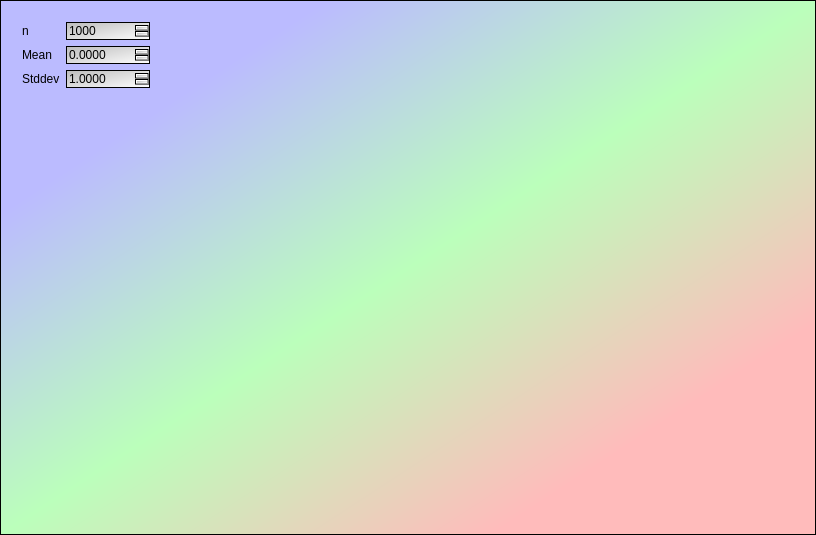
<?xml version="1.0" encoding="UTF-8"?>
<ui version="4.0">
 <class>QtTestHistogramMainDialog</class>
 <widget class="QDialog" name="QtTestHistogramMainDialog">
  <property name="geometry">
   <rect>
    <x>0</x>
    <y>0</y>
    <width>816</width>
    <height>535</height>
   </rect>
  </property>
  <property name="windowTitle">
   <string>TestHistogram</string>
  </property>
  <property name="styleSheet">
   <string notr="true">QDialog {
 background-color: qlineargradient(x1: 0, y1: 0, x2: 1, y2: 1, stop: 0  #bbf, stop: 0.2  #bbf, stop: 0.5 #bfb, stop: 0.8 #fbb, stop: 1 #fbb);
  border: 1px solid black
}

QSpinBox,QDoubleSpinBox,QComboBox { 
  background-color: qlineargradient(x1: 0, y1: 0, x2: 1, y2: 1, stop: 0  #bbb, stop: 1 #fff);
  border: 1px solid black
}

QPushButton
{
  color: #000;
  background-color: qradialgradient(cx: 0.5, cy: 0.5,fx: 0.5, fy: 0.5,radius: 0.5, stop: 0 #fff, stop: 1 #aaa);
  border: 1px solid black
}

QPlainTextEdit {
  font: 18px bold &quot;Courier&quot; courier monospace
}</string>
  </property>
  <layout class="QGridLayout" name="gridLayout">
   <item row="0" column="1">
    <widget class="QwtPlot" name="plot_histogram" native="true"/>
   </item>
   <item row="0" column="0">
    <widget class="QWidget" name="widget" native="true">
     <property name="sizePolicy">
      <sizepolicy hsizetype="Maximum" vsizetype="Preferred">
       <horstretch>0</horstretch>
       <verstretch>0</verstretch>
      </sizepolicy>
     </property>
     <layout class="QFormLayout" name="formLayout">
      <item row="0" column="0">
       <widget class="QLabel" name="label_n">
        <property name="text">
         <string>n</string>
        </property>
       </widget>
      </item>
      <item row="0" column="1">
       <widget class="QSpinBox" name="box_n">
        <property name="maximum">
         <number>1000000000</number>
        </property>
        <property name="value">
         <number>1000</number>
        </property>
       </widget>
      </item>
      <item row="1" column="0">
       <widget class="QLabel" name="label_mean">
        <property name="text">
         <string>Mean</string>
        </property>
       </widget>
      </item>
      <item row="1" column="1">
       <widget class="QDoubleSpinBox" name="box_mean">
        <property name="decimals">
         <number>4</number>
        </property>
        <property name="minimum">
         <double>-1000.000000000000000</double>
        </property>
        <property name="maximum">
         <double>1000.000000000000000</double>
        </property>
        <property name="singleStep">
         <double>1.000000000000000</double>
        </property>
        <property name="value">
         <double>0.000000000000000</double>
        </property>
       </widget>
      </item>
      <item row="2" column="0">
       <widget class="QLabel" name="label_stddev">
        <property name="text">
         <string>Stddev</string>
        </property>
       </widget>
      </item>
      <item row="2" column="1">
       <widget class="QDoubleSpinBox" name="box_stddev">
        <property name="decimals">
         <number>4</number>
        </property>
        <property name="maximum">
         <double>1000.000000000000000</double>
        </property>
        <property name="singleStep">
         <double>0.100000000000000</double>
        </property>
        <property name="value">
         <double>1.000000000000000</double>
        </property>
       </widget>
      </item>
     </layout>
    </widget>
   </item>
  </layout>
 </widget>
 <layoutdefault spacing="6" margin="11"/>
 <customwidgets>
  <customwidget>
   <class>QwtPlot</class>
   <extends>QWidget</extends>
   <header>qwt_plot.h</header>
   <container>1</container>
  </customwidget>
 </customwidgets>
 <tabstops>
  <tabstop>box_n</tabstop>
  <tabstop>box_mean</tabstop>
  <tabstop>box_stddev</tabstop>
 </tabstops>
 <resources/>
 <connections/>
</ui>
